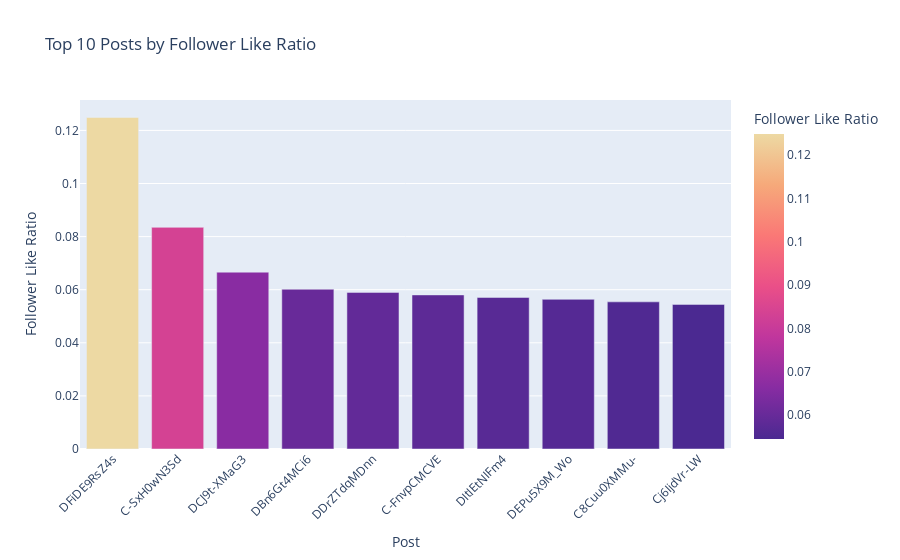

Source (notebook cell):
### Markdown cell above
#### Top Posts based on Follower-Like-Ratio

### Code cell
top_posts = session.query(
    Post.shortcode,
    Post.follower_like_ratio,
    Post.like_count,
    Post.comment_count,
    Post.caption
).order_by(Post.follower_like_ratio.desc()).limit(10).all()

# In DataFrame umwandeln
df = pd.DataFrame(top_posts, columns=["Shortcode", "Follower Like Ratio", "Likes", "Comments", "Caption"])

# Caption für Hover kürzen (max. 100 Zeichen)
df["Caption Preview"] = df["Caption"].fillna("").apply(lambda x: x[:100] + "..." if len(x) > 100 else x)

# Balkendiagramm erstellen
fig = px.bar(
    df,
    x="Shortcode",
    y="Follower Like Ratio",
    hover_data={
        "Shortcode": True,
        "Follower Like Ratio": True,
        "Likes": True,
        "Comments": True,
        "Caption Preview": True
    },
    title="Top 10 Posts by Follower Like Ratio",
    labels={"Shortcode": "Post", "Follower Like Ratio": "Follower Like Ratio"},
    color="Follower Like Ratio",
    color_continuous_scale="Agsunset"
)

fig.update_layout(xaxis_tickangle=-45)
fig.show()

### Figure 1 — Plotly figure (JSON) as saved in the notebook; plotly's stock layout.template omitted (floating-point values rounded to 4 significant figures)
{"data": [{"customdata": [[2033, 39, "Milljiune Leit in Trier bei der Demo „Wir sind die Brandmauer - gegen jede Zusammenarbeit mit Rechts..."], [423, 8, "Nichts ist so beständig wie die Veränderung, und daher haben wir jetzt auch wieder neue Bandfotos am..."], [308, 5, "#niewiederistjetzt"], [296, 19, "Wir suchen eine Sängerin!\n\nDu kannst singen? Zumindest gut genug für Punk?\nKommst aus RLP, dem Saarl..."], [323, 43, "Das Jahr neigt sich dem Ende zu und wir möchten euch einen kleinen Ausblick auf 2025 geben. Manche h..."], [441, 19, "Hey Leute! 🎸\nIch bin Chili / Julia, die neue Bassistin bei Dorfterror! Es ist mir eine riesige Freud..."], [312, 17, "Zwischen Tour und Festivals passt immer noch ein Studio! Wir haben die Zeit genutzt, um im @tonstudi..."], [249, 6, "2024 ey! Du brachtest uns viele wundervolle und einige traurige Momente! Wir haben tief in unseren A..."], [267, 7, "Ihr Lieben, wir müssen reden! Bitte schenkt dem @schmitz_trier und dem @queergarten_trier Eure Liebe..."], [403, 91, "#fcknzs #keinbockaufnazis #fckfascism #fckdeutschrock #grauzone #fckgrauzone #fckafd #keinfussbreitd..."]], "hovertemplate": "Post=%{x}<br>Follower Like Ratio=%{marker.color}<br>Likes=%{customdata[0]}<br>Comments=%{customdata[1]}<br>Caption Preview=%{customdata[2]}<extra></extra>", "legendgroup": "", "marker": {"color": [0.1249, 0.08349, 0.0666, 0.06018, 0.05899, 0.05804, 0.05709, 0.05637, 0.05542, 0.05447], "coloraxis": "coloraxis", "pattern": {"shape": ""}}, "name": "", "orientation": "v", "showlegend": false, "textposition": "auto", "type": "bar", "x": ["DFiDE9RsZ4s", "C-SxH0wN3Sd", "DCJ9t-XMaG3", "DBn6Gt4MCi6", "DDrZTdqMDnn", "C-FnvpCMCVE", "DItlEtNIFm4", "DEPu5X9M_Wo", "C8Cuu0XMMu-", "Cj6IjdVr-LW"], "xaxis": "x", "y": [0.1249, 0.08349, 0.0666, 0.06018, 0.05899, 0.05804, 0.05709, 0.05637, 0.05542, 0.05447], "yaxis": "y"}], "layout": {"barmode": "relative", "coloraxis": {"colorbar": {"title": {"text": "Follower Like Ratio"}}, "colorscale": [[0, "rgb(75, 41, 145)"], [0.1667, "rgb(135, 44, 162)"], [0.3333, "rgb(192, 54, 157)"], [0.5, "rgb(234, 79, 136)"], [0.6667, "rgb(250, 120, 118)"], [0.8333, "rgb(246, 169, 122)"], [1, "rgb(237, 217, 163)"]]}, "legend": {"tracegroupgap": 0}, "title": {"text": "Top 10 Posts by Follower Like Ratio"}, "xaxis": {"anchor": "y", "domain": [0, 1], "tickangle": -45, "title": {"text": "Post"}}, "yaxis": {"anchor": "x", "domain": [0, 1], "title": {"text": "Follower Like Ratio"}}}}
